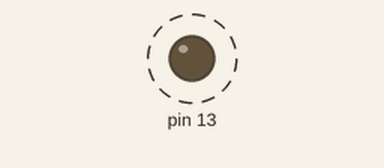
A sketch run on a simulated Arduino Nano, built with avr-gcc and run on an emulated ATmega328P. On the bench: output pins drawn as LEDs (lit = HIGH). Dashed ring = blinking. What the sketch prints to the serial monitor is not drawn.

Above: at 0.2 s.
Timing chart, 0 to 3.0 s (numbered marks = the images above):
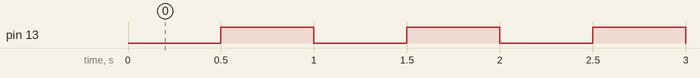

The sketch:

Timer1_interrupt.ino
```cpp
/*
 * Project name: Timer 1
 * Description: How to use timer 1 interrupt on compare mode
 * Hostpage: https://github.com/LeandroTeodoroRJ/BareMetalLowCost_Arduino
 * Stable: Yes
 * Version: 1.0.0
 * Last Uptate: 31.07.26
 * Dependences: No
 * Current: Yes
 * Maintainer: leandroteodoro.engenharia@gmail.com
 * Architecture: Arduino Nano V3
 * Compile/Interpreter: Arduino IDE Ver 2.3.8
 * Access: Public
 * Changelog: No
 * Readme and Documents: No
 * Links:
 *
 * Other Notes:
 *
 */

// Variables modified inside an interrupt must be declared as 'volatile'
volatile unsigned long millisecondCounter = 0;

void configure_1ms_timer1_interrupt(){
  // Clear Timer 1 control registers
  TCCR1A = 0;
  TCCR1B = 0;
  TCNT1  = 0; // Clear timer counter

  // Set the compare match value for a 1 ms interval
  // Formula: OCR1A = (16MHz / (Prescaler * Desired_Frequency)) - 1
  // Desired frequency for 1ms = 1000 Hz (1 kHz)
  // OCR1A = (16000000 / (64 * 1000)) - 1 = 249
  OCR1A = 249;

  // Enable CTC (Clear Timer on Compare Match) mode via WGM12 bit
  TCCR1B |= (1 << WGM12);

  // Set Prescaler to 64 (Turn on CS11 and CS10 bits)
  TCCR1B |= (1 << CS11) | (1 << CS10);

  // Enable Timer 1 Compare Match A interrupt
  TIMSK1 |= (1 << OCIE1A);
}

void setup() {
  Serial.begin(115200);

  // Configure pin 13 (built-in LED) as an output for visual testing
  pinMode(13, OUTPUT);

  noInterrupts(); // Disable global interrupts during configuration
  configure_1ms_timer1_interrupt();
  interrupts();  // Re-enable global interrupts
}

// Timer 1 Interrupt Service Routine (executed exactly every 1 ms)
ISR(TIMER1_COMPA_vect) {
  millisecondCounter++;

  // Toggle the LED every 500 ms (half a second) using our own counter
  if (millisecondCounter % 500 == 0) {
    digitalWrite(13, !digitalRead(13));
  }
}

void loop() {
  // The main loop remains 100% free for other tasks.
  // Print our counter value every 1 second to the serial monitor.
  Serial.print("Timer 1 Time: ");
  Serial.print(millisecondCounter);
  Serial.println(" ms");
  delay(1000);
}
```

Measured:
- by itself, pin 13: alternates HIGH for 0.50 s and LOW for 0.50 s
